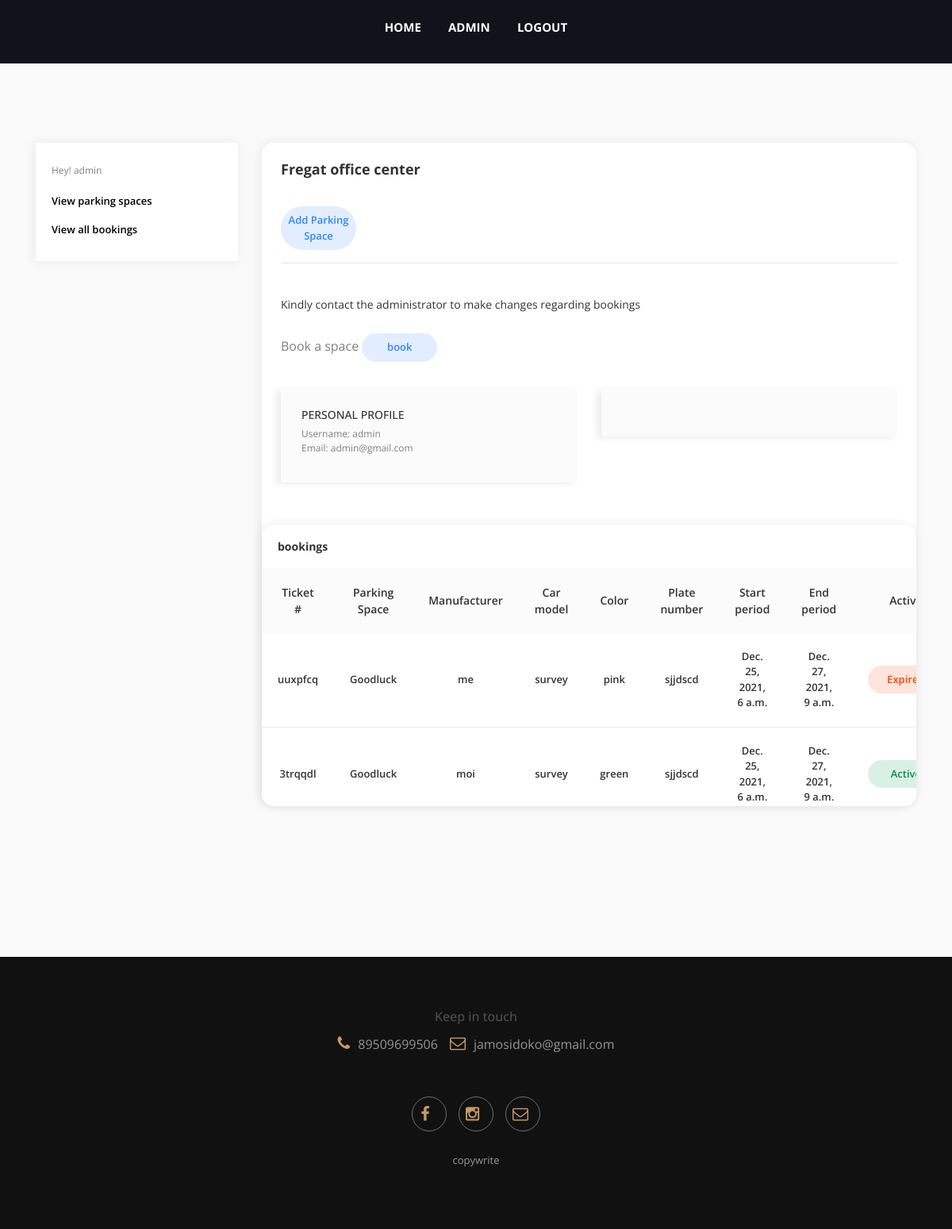
The app's page / (signed in) with its own data.
### parking/models.py (models this page shows, shortened)
class Bookings(models.Model):
	phone_message = 'Phone number must be entered in the format: (+7|8) 960 xxx-xx-xx '
	phone_regex = RegexValidator(
		regex=r'^(\+?7|8)\d{10}$',
		message=(phone_message)
	)
	owner = models.ForeignKey(settings.AUTH_USER_MODEL, on_delete=models.CASCADE)
	manufacturer = models.CharField(max_length=100, blank=False, null=False)
	car_model = models.CharField(max_length=100, blank=False, null=False)
	color = models.CharField(max_length=100,blank=False, null=False)
	plate_number = models.CharField(max_length=100, blank=False, null=False)
	start_period = models.DateTimeField(blank=False, null=False)
	end_period = models.DateTimeField(blank=False, null=False)
	is_booked = models.BooleanField(default=False)
	ticket = models.CharField(max_length=7, blank=False, null=False)
	phone = models.CharField(validators = [phone_regex], max_length=15,blank=False, null=False)
	parking_space = models.ForeignKey(Parking_Space, on_delete=models.CASCADE)
	class Meta:
		verbose_name_plural = 'Bookings'

class Parking_Space(models.Model):
	park_name = models.CharField(max_length=100, blank=False, null=True)
	no_of_spaces = models.IntegerField(default=2)
	class Meta:
		verbose_name_plural = 'Parking Spaces'
	def __str__(self):
		return self.park_name

### parking/views.py (the view)
# urls.py: path('', views.home, name="home"),
@login_required
def home(request):
    user = request.user
    user_bookings = Bookings.objects.filter(owner=user)
    all_bookings = Bookings.objects.all()
    context = {'user':user, 'user_bookings':user_bookings, 'all_bookings':all_bookings}
    return render(request, 'parking/dashboard.html', context)

### parking/templates/parking/dashboard.html (shortened to what this page needs)
{% extends 'parking/dashboard_link.html' %}
{% load static %}
{% load auth_extras %}
{% block content %}
<section  style="margin-top: 100px; margin-bottom:100px;">
<div class="u-s-p-b-60">
    <div class="section__content">
        <div class="dash">
            <div class="container">
                <div class="row">
                    {% include 'parking/dash-include.html' %}
                    <div class="col-lg-9 col-md-12">
                        <div class="dash__box dash__box--shadow dash__box--radius dash__box--bg-white u-s-m-b-30">
                            <div class="dash__pad-2">
                                <h1 class="dash__h1 u-s-m-b-14"><b>Fregat office center</b></h1>
                                <br>
                                {% if request.user.is_staff or request.user|has_group:"Manager" %}
                                <th><a href="{% url 'add-space' %}" class="manage-o__badge badge--processing">Add Parking Space</a></th>
                                {% endif %}
                                <br>
                                <hr>
                                <br>
                                <p>Kindly contact the administrator to make changes regarding bookings</p>
                                <br>
                                <th class="dash__h1 u-s-m-b-14">Book a space</th>
                                <th><a href="{% url 'parking-spaces' %}" class="manage-o__badge badge--processing">book</a></th>
                                <br>
                                <br>
                                <div class="row">
                                    <div class="col-lg-6 u-s-m-b-30">
                                        <div class="dash__box dash__box--bg-grey dash__box--shadow-2 u-h-100">
                                            <div class="dash__pad-3">
                                                <h2 class="dash__h2 u-s-m-b-8">PERSONAL PROFILE</h2>
                                                <div class="dash__link dash__link--secondary u-s-m-b-8">
                                                    <span class="dash__text">Username: {{request.user.username}}</span>
                                                    <span class="dash__text">Email: {{request.user.email}}</span>
                                                </div>
                                            </div>
                                        </div>
                                    </div>
                                    <div class="col-lg-6 u-s-m-b-30">
                                        <div class="dash__box dash__box--bg-grey dash__box--shadow-2 u-h-100">
                                            <div class="dash__pad-3">
                                            </div>
                                        </div>
                                    </div>
                            </div>
                        </div>
                        {% if request.user.is_staff or request.user|has_group:"Manager" %}
                        <div class="dash__box dash__box--shadow dash__box--bg-white dash__box--radius">
                            <h2 class="dash__h2 u-s-p-xy-20"><b>bookings</b></h2>
                            <div class="dash__table-wrap gl-scroll">
                                <table class="dash__table">
                                    <thead>
                                        <tr>
                                            <th>Ticket #</th>
                                            <th>Parking Space</th>
                                            <th>Manufacturer</th>
                                            <th>Car model</th>
                                            <th>Color</th>
                                            <th>Plate number</th>
                                            <th>Start period</th>
                                            <th>End period</th>
                                            <th>Active</th>
                                        </tr>
                                    </thead>
                                    <tbody>
                                        {% for all in all_bookings %}
                                        <tr>
                                            <td>{{all.ticket}}</td>
                                            <td>{{all.parking_space}}</td>
                                            <td>{{all.manufacturer}}</td>
                                            <td>{{all.car_model}}</td>
                                            <td>{{all.color}}</td>
                                            <td>{{all.plate_number}}</td>
                                            <td>{{all.start_period}}</td>
                                            <td>{{all.end_period}}</td>
                                            {% if all.is_booked == True %}
                                            <th><a class="manage-o__badge badge--shipped">Active</a></th>
                                            {% elif all.is_booked == False %}
                                            <th><a class="manage-o__badge badge--delivered">Expired</a></th>
                                            {% endif %}
                                        </tr>
                                        {% endfor %}
                                    </tbody>
                                </table>
                            </div>
                        </div>
                        {% endif %}
                    </div>
                </div>
            </div>
        </div>
    </div>
</div>
</section>
{% endblock %}

### parking/templates/parking/dashboard_link.html (shortened to what this page needs)
{% load static %}
{% load auth_extras %}
<!DOCTYPE html>
<html lang="en">
<head>
	<link rel="stylesheet" href="https://toert.github.io/Isolated-Bootstrap/versions/4.0.0-beta/iso_bootstrap4.0.0min.css">
	<link rel="stylesheet" href="{% static 'css/bootstrap.min.css' %}">
	<link rel="stylesheet" href="{% static 'css/normalize.css' %}">
	<link rel="stylesheet" href="{% static 'css/font-awesome/css/font-awesome.min.css' %}"/>
	<link rel="stylesheet" href="{% static 'elegant_font/style.css'%}"/>
	<link rel="stylesheet" href="{% static 'css/magnific-popup.css'%}">
	<link rel="stylesheet" href="{% static 'css/slider-pro.css' %}">
	<link rel="stylesheet" href="{% static 'css/owl.carousel.css' %}">
	<link rel="stylesheet" href="{% static 'css/owl.theme.css' %}">
	<link rel="stylesheet" href="{% static 'css/owl.transitions.css' %}">
	<link rel="stylesheet" href="{% static 'css/animate.css' %}">
	<link rel="stylesheet" href="{% static 'elegant_font/style.css' %}">
	<link rel="stylesheet" href="{% static 'css/style.css' %}">
	<link rel="stylesheet" href="{% static 'css/listing.css' %}">
	<link rel="stylesheet" href="{% static 'css/cart-icon.css' %}">
	<link rel="stylesheet" href="{% static 'css/store.css' %}">
    <link rel="stylesheet" href="{% static 'css/utility.css' %}">
	<link rel="stylesheet" href="{% static 'css/app.css' %}">
	<link rel="stylesheet" href="{% static 'css/store.css' %}">
</head>
<body>
	<header>
		<nav id="topNav" class="bootstrap navbar navbar-default main-menu">
			<div class="container">
				<div class="collapse navbar-toggleable-sm" id="collapsingNavbar">
					<ul class="nav navbar-nav">
						<li>
					   <a href="{% url 'home' %}">HOME</a>
					   </li>
					   {% if request.user.is_staff %}
					   <li>
						   <a href="/xyz/">ADMIN</a>
					   </li>
					   {% endif %}
					   {% if request.user.is_authenticated %}
					   <li>
						   <a href="{% url 'account_logout' %}">LOGOUT</a>
					   </li>
					   {% endif %}
		   </ul>
				</div>
			</div>
		</nav>
	</header>
	<section  style="min-height: 80px; background-color:#10141a;">
	</section>
	{% block content %}
	{% endblock %}
	{% include  'parking/footer.html' %}
</body>
</html>

### parking/templates/parking/dash-include.html
{% load auth_extras %}
<div class="col-lg-3 col-md-12">
    <div class="dash__box dash__box--bg-white dash__box--shadow u-s-m-b-30">
        <div class="dash__pad-1">
            <span class="dash__text u-s-m-b-16">Hey! {{request.user}} </span>
            <ul class="dash__f-list">
                <li>
                    <a class="dash-active" href="{% url 'parking-spaces' %}">View parking spaces</a></li>
                <li>
                    {% if request.user.is_staff or request.user|has_group:"Manager" %}
                    <li>
                        <a class="dash-active" href="{% url 'home' %}">View all bookings</a></li>
                    {% endif %}
            </ul>
        </div>
    </div>
</div>

### parking/templates/parking/footer.html
<footer class="footer-container">
    <div class="container">
        <div class="row footer-containertent">
            <div class="col-md-12 contac-us">
                <h4>Keep  in touch</h4>
                <ul>
                        <li><i style="color:#c69963;" class="fa fa-phone"></i>89509699506</li>
                        <li><i style="color:#c69963;" class="fa fa-envelope-o"></i>jamosidoko@gmail.com</li>
                    </ul>
            </div>
            <ul class="footer-social-info">
                <br>
                <br>
                <li>
                    <a href="#"><i style="color:#c69963;" class="fa fa-facebook"></i></a>
                </li>
                <li>
                    <a href="#"><i style="color:#c69963;" class="fa fa-instagram"></i></a>
                </li>
                <li>
                    <a href="#"><i style="color:#c69963;" class="fa fa-envelope-o"></i></a>
                </li>
            </ul>
            <br>
            <br>
            <p align="center">copywrite</p>
        </div>
    </div>
</footer>

### static/css/style.css (style rules this page uses)
body { font-family: "Open Sans", -apple-system, system-ui, BlinkMacSystemFont, "Segoe UI", Roboto, "Helvetica Neue", Arial, sans-serif; background: #f1f1f1; font-size: 14px; font-weight: 400; -webkit-box-sizing: border-box; -moz-box-sizing: border-box; box-sizing: border-box; -webkit-font-smoothing: subpixel-antialiased; color: #666; line-height: 25px; -webkit-backface-visibility: hidden; backface-visibility: hidden; }
html { -webkit-font-smoothing: antialiased; -moz-osx-font-smoothing: grayscale; text-shadow: 1px 1px 1px rgba(0,0,0,0.004); }
ul { padding: 0; list-style: none; margin-bottom: 0; }
h1,h2,h3,h4,h5,h6 { font-family: 'Open Sans', cursive; line-height: 1.2; margin-top: 0; margin-bottom: 15px; -webkit-font-smoothing: antialiased; -moz-osx-font-smoothing: grayscale; text-shadow: 1px 1px 1px rgba(0,0,0,0.004); }
h1 { font-size: 36px; }
h2 { font-size: 30px; }
h4 { font-size: 18px; color: #c69963; }
a,p,li,input,textarea { font-weight: 400; line-height: 1.5; -webkit-font-smoothing: antialiased; -moz-osx-font-smoothing: grayscale; }
p { color: #333; font-size: 20px; }
a { -webkit-transition: all .3s; -moz-transition: all .3s; -ms-transition: all .3s; -o-transition: all .3s; transition: all .3s; color: #ff5252; }
.main-menu { background-color: transparent; border: 0 none; border-radius: 0; position: fixed; width: 100%; padding: 2px 0 5px !important; margin-bottom: 0; z-index: 10; -webkit-transition: all .35s; -moz-transition: all .35s; -ms-transition: all .35s; -o-transition: all .35s; transition: all .35s; -webkit-backface-visibility: hidden; text-align: center; }
.main-menu .navbar-nav { padding: 20px 0; display: inline-block; }
.main-menu .navbar-nav li { display:inline; }
.main-menu .navbar-nav li a { font-size: 15px; font-weight: 700; color: #fff; padding-top: 6px; padding-bottom: 0; -webkit-transition: all .3s; -moz-transition: all .3s; -ms-transition: all .3s; -o-transition: all .3s; transition: all .3s; padding: 15px; text-transform: uppercase; }
.footer-container p { color: #999; }
footer { background-color: #111111; padding: 20px 15px; overflow: hidden; }
footer .footer-containertent { text-align: center; }
footer p { color: #828282; margin-bottom: 15px; font-size: 13px; }
footer ul { display: inline-block; }
footer ul li { float: left; margin-right: 15px; }
footer ul li:last-child { margin-right: 0; }
footer ul li a { font-size: 18px; }
footer ul li a i { font-size: 21px; color: #BCBCBC; -webkit-transition: all .3s; -moz-transition: all .3s; -ms-transition: all .3s; -o-transition: all .3s; transition: all .3s; }
.footer-container { background-color: #111111; padding: 60px 30px; }
.footer-container a { color: #999; }
.footer-container ul li { color: #949494; padding-top: 8px; }
.footer-container ul li i { margin-right: 10px; font-size: 20px; }
.footer-social-info li { width: 44px; height: 44px; margin: 0px 15px 0px auto; text-align: center; float: left; padding: 8px; border: 1px solid #6E6E6E; border-radius: 50%; }

### static/css/listing.css (style rules this page uses)
a { cursor: pointer; }
footer { display: -webkit-box; display: -ms-flexbox; display: flex; -webkit-box-pack: center; -ms-flex-pack: center; justify-content: center; width: 100%; background-color: black; }

### static/css/store.css (style rules this page uses)
body { background-color: hsl(0, 0%, 98%); }
h1,h2,h3,h4,h5,h6 { color:hsl(0, 0%, 30%); }
.col-lg-4, .col-lg-6, .col-lg-8, .col-lg-12 { margin-top: 10px; }

### records on screen
Bookings: ticket "uuxpfcq", parking_space "Goodluck", manufacturer "me", car_model "survey", color "pink", plate_number "sjjdscd", start_period "Dec. 25, 2021, 6 a.m.", end_period "Dec. 27, 2021, 9 a.m.", is_booked "Expired"
Bookings: ticket "3trqqdl", parking_space "Goodluck", manufacturer "moi", car_model "survey", color "green", plate_number "sjjdscd", start_period "Dec. 25, 2021, 6 a.m.", end_period "Dec. 27, 2021, 9 a.m.", is_booked "Active"

### other values on screen
{{ request.user }} "admin"
{{ request.user.username }} "admin"
{{ request.user.email }} "admin@gmail.com"
